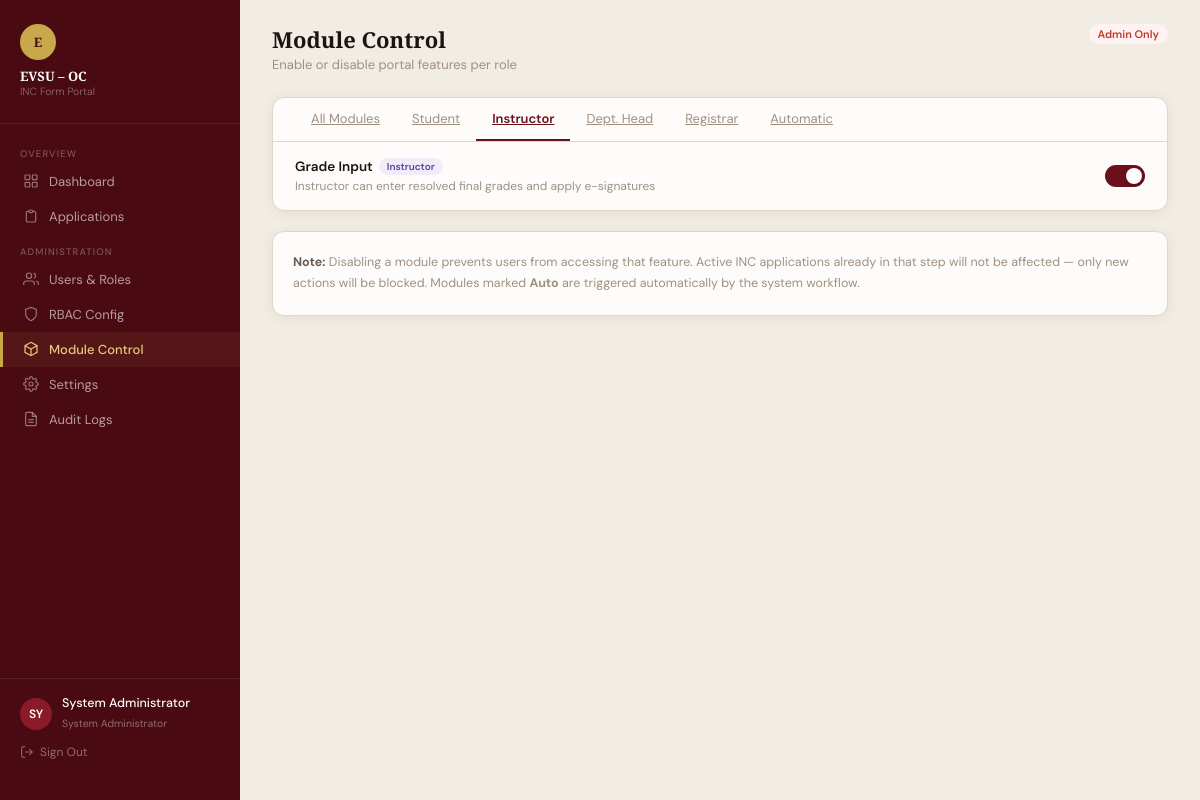
Page /admin/modules.php?tab=instructor (signed in) on the committed database.
### tables this page shows
CREATE TABLE IF NOT EXISTS modules (
    id INT AUTO_INCREMENT PRIMARY KEY,
    module_key VARCHAR(60) NOT NULL UNIQUE,
    module_name VARCHAR(120) NOT NULL,
    description TEXT,
    target_role VARCHAR(40) NULL,
    is_enabled TINYINT(1) NOT NULL DEFAULT 1,
    updated_by INT NULL,
    updated_at TIMESTAMP DEFAULT CURRENT_TIMESTAMP ON UPDATE CURRENT_TIMESTAMP,
    FOREIGN KEY (updated_by) REFERENCES users(id) ON DELETE SET NULL
);

### includes/auth.php (called while the page is built, shortened)
<?php
function h(string $s): string {
    return htmlspecialchars($s, ENT_QUOTES | ENT_HTML5, 'UTF-8');
}

### admin/modules.php (the view, shortened to what this page needs)
<?php
require_once __DIR__ . '/../includes/auth.php';
$pdo = getDB();
$modules = $pdo->query("SELECT * FROM modules ORDER BY id")->fetchAll();
include __DIR__ . '/../includes/head.php';
?>
<body>
<div class="layout">
<?php include __DIR__ . '/../includes/admin_sidebar.php'; ?>
<main class="main-content">
  <div class="top-bar">
    <div>
      <h2>Module Control</h2>
      <p>Enable or disable portal features per role</p>
    </div>
    <span class="badge badge-danger">Admin Only</span>
  </div>
  <div class="content-card">
    <?php
    $tabs = ['all'=>'All Modules','student'=>'Student','instructor'=>'Instructor','dept_head'=>'Dept. Head','registrar'=>'Registrar','auto'=>'Automatic'];
    $activeTab = $_GET['tab'] ?? 'all';
    ?>
    <div class="tab-row" style="padding:0 1.375rem;">
      <?php foreach ($tabs as $tk => $tl): ?>
      <a href="?tab=<?= $tk ?>" class="tab <?= $activeTab===$tk?'active':'' ?>"><?= $tl ?></a>
      <?php endforeach; ?>
    </div>
    <?php foreach ($modules as $m):
      if ($activeTab !== 'all' && $m['target_role'] !== $activeTab) continue;
      $roleChipMap = ['student'=>'rc-student','instructor'=>'rc-instructor','dept_head'=>'rc-dept_head','registrar'=>'rc-registrar','auto'=>''];
      $roleLabel = ['student'=>'Student','instructor'=>'Instructor','dept_head'=>'Dept. Head','registrar'=>'Registrar','auto'=>'Auto'];
    ?>
    <form method="POST" action="" class="module-row">
      <div class="module-info">
        <h4>
          <?= h($m['module_name']) ?>
          <?php if ($m['target_role']): ?>
          <span class="role-chip <?= $roleChipMap[$m['target_role']] ?? 'badge-gray' ?>" style="font-size:10px;">
            <?= $roleLabel[$m['target_role']] ?? $m['target_role'] ?>
          </span>
          <?php endif; ?>
        </h4>
        <p><?= h($m['description']) ?></p>
      </div>
      <label class="toggle" title="<?= $m['is_enabled'] ? 'Click to disable' : 'Click to enable' ?>">
        <div class="toggle-track"></div>
        <div class="toggle-thumb" style="left:<?= $m['is_enabled']?'21':'3' ?>px"></div>
      </label>
    </form>
    <?php endforeach; ?>
  </div>
  <div class="content-card" style="padding:1.25rem;">
    <p style="font-size:12.5px;color:var(--gray-400);line-height:1.7;">
      <strong style="color:var(--gray-600);">Note:</strong> Disabling a module prevents users from accessing that feature. Active INC applications already in that step will not be affected — only new actions will be blocked. Modules marked <strong>Auto</strong> are triggered automatically by the system workflow.
    </p>
  </div>
</main>
</div>
</body>
</html>

### includes/head.php (style rules this page uses)
*, *::before, *::after { box-sizing: border-box; margin: 0; padding: 0; }
:root { --maroon: #6B0F1A; --maroon-dark: #4A0A12; --maroon-light: #8B1A28; --gold: #C9A84C; --gold-light: #E8C97A; --gold-pale: #F5EDD3; --white: #FDFCFA; --off-white: #F8F5EE; --gray-100: #F1EDE4; --gray-200: #DDD6CA; --gray-400: #A09080; --gray-600: #6B5D52; --gray-900: #1C1410; --radius: 12px; --radius-sm: 8px; --shadow: 0 2px 12px rgba(107,15,26,0.08); --shadow-md: 0 8px 32px rgba(107,15,26,0.12); --success: #2A6E1A; --danger: #C0392B; --info: #1B5FA3; }
body { font-family: 'DM Sans', sans-serif; background: var(--off-white); color: var(--gray-900); min-height: 100vh; }
.layout { display: flex; min-height: 100vh; }
.main-content { flex: 1; padding: 1.5rem 2rem; min-width: 0; background: var(--gray-100); }
.top-bar { display: flex; align-items: flex-start; justify-content: space-between; margin-bottom: 1.5rem; flex-wrap: wrap; gap: 0.75rem; }
.top-bar h2 { font-family: 'Playfair Display', serif; font-size: 22px; color: var(--gray-900); }
.top-bar p { font-size: 13px; color: var(--gray-400); margin-top: 2px; }
.content-card { background: var(--white); border: 1px solid var(--gray-200); border-radius: var(--radius); box-shadow: var(--shadow); margin-bottom: 1.25rem; overflow: hidden; }
.badge { display: inline-flex; align-items: center; font-size: 11px; font-weight: 600; padding: 3px 9px; border-radius: 100px; }
.badge-danger { background: #FEF2F2; color: var(--danger); }
.role-chip { display: inline-flex; font-size: 10.5px; font-weight: 600; padding: 2px 8px; border-radius: 100px; }
.rc-instructor { background: #F0EDF8; color: #5C3F9C; }
.toggle { position: relative; width: 40px; height: 22px; flex-shrink: 0; cursor: pointer; }
.toggle-track { position: absolute; inset: 0; background: var(--gray-200); border-radius: 11px; transition: background 0.2s; }
.toggle input:checked + .toggle-track { background: var(--maroon); }
.toggle-thumb { position: absolute; top: 3px; left: 3px; width: 16px; height: 16px; background: var(--white); border-radius: 50%; transition: left 0.2s; box-shadow: 0 1px 3px rgba(0,0,0,0.2); }
.toggle input:checked ~ .toggle-thumb { left: 21px; }
.module-row { display: flex; align-items: center; justify-content: space-between; padding: 1rem 1.375rem; border-bottom: 1px solid var(--gray-100); gap: 1rem; }
.module-row:last-child { border-bottom: none; }
.module-info h4 { font-size: 13.5px; font-weight: 600; color: var(--gray-900); margin-bottom: 3px; display: flex; align-items: center; flex-wrap: wrap; gap: 6px; }
.module-info p { font-size: 12px; color: var(--gray-400); }
.tab-row { display: flex; gap: 0; border-bottom: 1px solid var(--gray-200); padding: 0 1.375rem; }
.tab { padding: 0.75rem 1rem; font-size: 13px; color: var(--gray-400); cursor: pointer; border-bottom: 2px solid transparent; transition: color 0.15s; }
.tab.active { color: var(--maroon); border-bottom-color: var(--maroon); font-weight: 600; }

### rows in the picture
modules: module_name "Grade Input", target_role "Instructor", description "Instructor can enter resolved final grades and apply e-signatures", is_enabled 1 (drawn)

### other values in the picture
$initials "SY"
$_SESSION['full_name'] "System Administrator"
$tl "All Modules"
$tl "Student"
$tl "Instructor"
$tl "Dept. Head"
$tl "Registrar"
$tl "Automatic"
